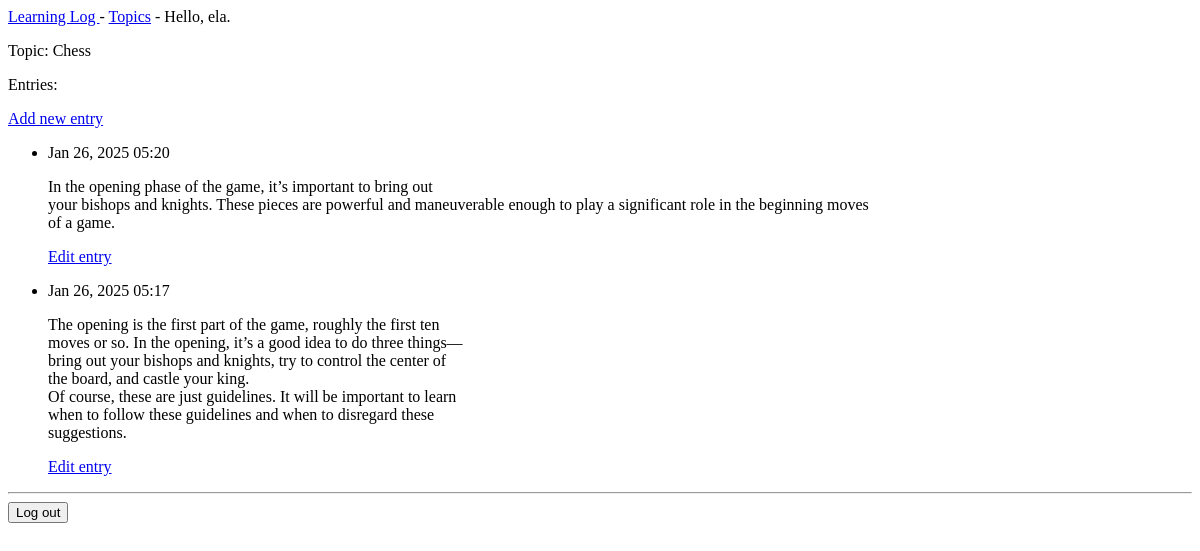
The app's page /topics/1/ (signed in), older data.
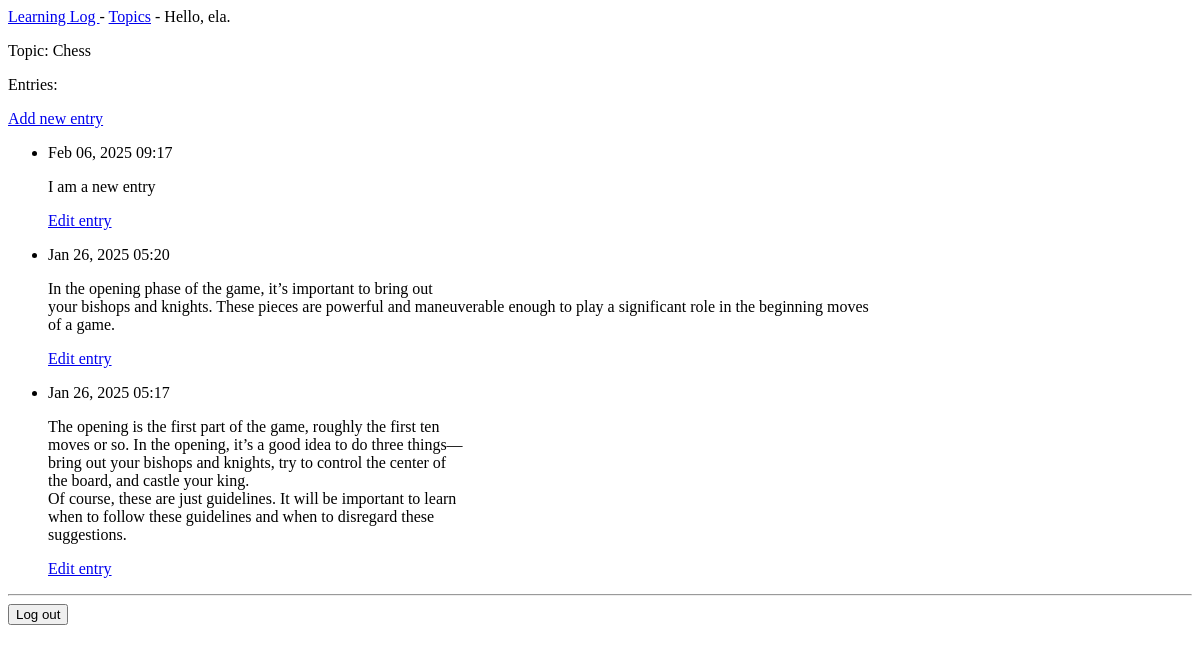
The same page, newer data.
### learning_logs/models.py (models this page shows, shortened)
class Topic(models.Model):
    text = models.CharField(max_length= 200)
    date_added = models.DateTimeField(auto_now_add = True)

class Entry(models.Model):
    topic = models.ForeignKey(Topic, on_delete = models.CASCADE)
    text = models.TextField()
    date_added = models.DateTimeField(auto_now_add = True)
    class Meta:
        verbose_name_plural = 'entries'

### learning_logs/views.py (the view)
# urls.py: path('topics/<int:topic_id>/', views.topic, name = 'topic' ),
@login_required
def topic(request, topic_id):
    topic = Topic.objects.get(id=topic_id)
    entries= topic.entry_set.order_by('-date_added')
    context = {'topic' : topic, 'entries' : entries}
    return render(request, 'learning_logs/topic.html', context)

### learning_logs/templates/learning_logs/topic.html
{% extends 'learning_logs/base.html' %}
{% block content %}
<p>Topic: {{ topic.text }}</p>
<p>Entries:</p>
<p>
    <a href="{% url 'learning_logs:new_entry' topic.id %}">Add new entry</a>
</p>
<ul>
    {% for entry in entries %}
    <li>
        <p>{{ entry.date_added|date:'M d, Y H:i' }}</p>
        <p>{{ entry.text| linebreaks }}</p>
        <p>
            <a href="{% url 'learning_logs:edit_entry' entry.id %}">Edit entry</a>
        </p>
    </li>
    {% empty %}
    <li>There are no entries for this topic yet.</li>
    {% endfor %}
</ul>
{% endblock content %}

### learning_logs/templates/learning_logs/base.html (shortened to what this page needs)
<p>
    <a href ="{% url 'learning_logs:index'%}"> Learning Log </a> -
    <a href = "{% url 'learning_logs:topics'%}"> Topics</a> -
    {% if user.is_authenticated %}
    Hello, {{ user.username }}.
    {% else %}
    <a href="{% url 'accounts:register' %}">Register</a>-
    <a href="{% url 'accounts:login' %}">Log in</a>
    {% endif %}
</p>
{% block content %}{% endblock content %}
{% if user.is_authenticated %}
<hr />
<form action = "{% url 'accounts:logout' %}" method = 'post'>
    <button name="submit">Log out</button>
</form>
{% endif %}

Row changes from the older to the newer data that the page shows:
added Entry: date_added "Feb 06, 2025 09:17", text "I am a new entry"
